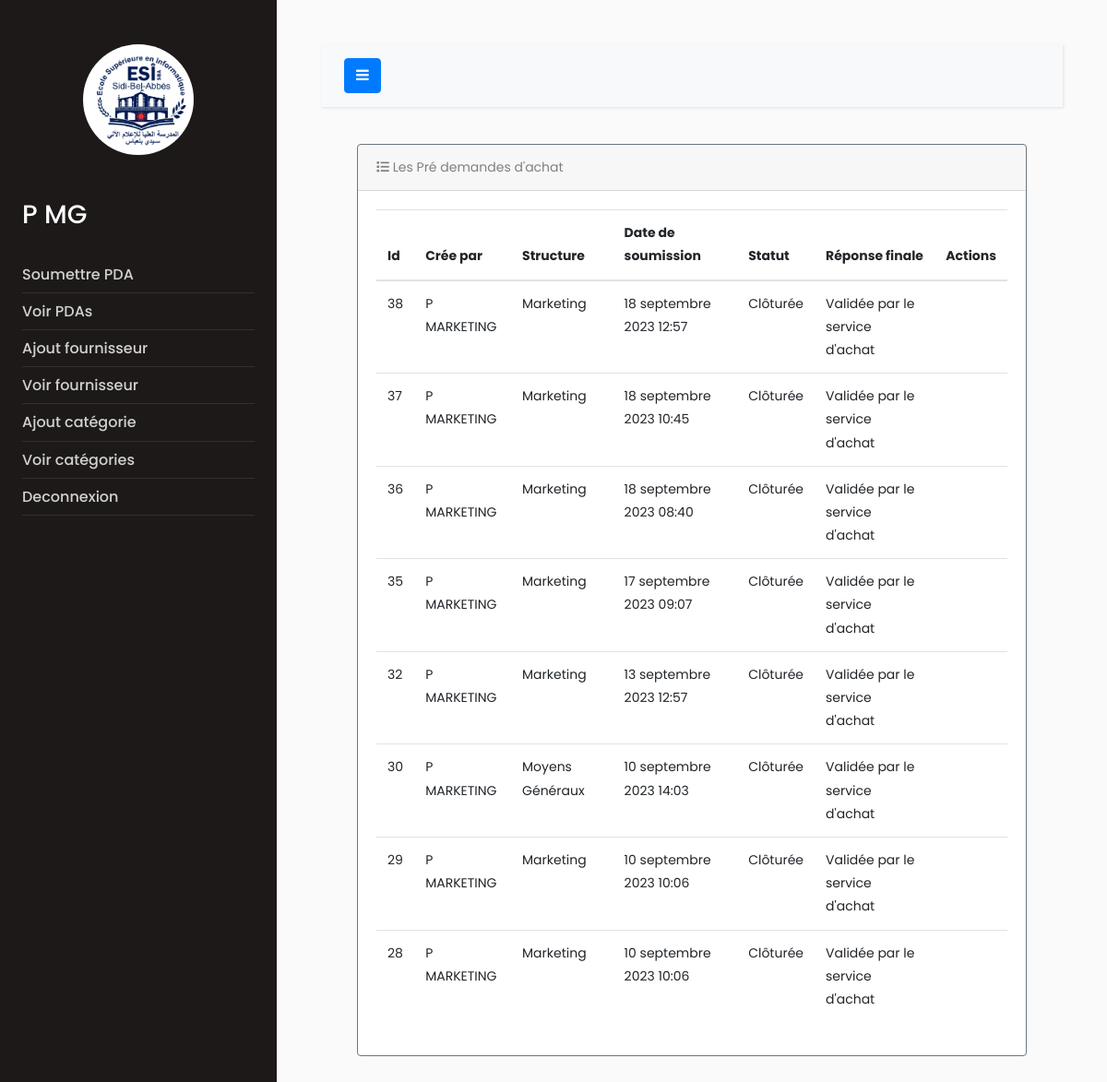
Screenshot of /icosnet/home/ (signed in) with the database file from the repository.
### comptes/models.py (models this page shows, shortened)
class User(AbstractBaseUser, PermissionsMixin):
    first_name = models.CharField(_("Prénom"), max_length=150, blank=False,null=False)
    last_name = models.CharField(_("Nom"), max_length=150, blank=False,null=False)
    email = models.EmailField(_("Adresse e-mail"), blank=False,null=False,unique=True)
    matricule = models.CharField(_("Matricule"), max_length=20, blank=False,null=False)
    is_staff = models.BooleanField(
        _("staff status"),
        default=False,
    )
    is_active = models.BooleanField(
        _("compte activé"),
        default=True,)
    date_joined = models.DateTimeField(_("date joined"), default=timezone.now)
    departement = models.ForeignKey(Structure,on_delete=models.PROTECT,null=False,blank=False,related_name='personnel')
    responsable = models.BooleanField(default=False)
    profile_picture = models.ImageField(upload_to='profile_pics', blank=True, null=True)
    groups = models.ManyToManyField(
        Group,
        verbose_name=_('groups'),
        blank=True,
        related_name='comptes_users',
    )
    user_permissions = models.ManyToManyField(
        Permission,
        verbose_name=_('user permissions'),
        blank=True,
        related_name='comptes_users_permissions',  # Add a related_name to avoid clashes
        help_text=_('Specific permissions for this user.'),
        error_messages={
            'add': _('The permission was not added.'),
            'remove': _('The permission was not removed.'),
        },
    )
    objects = UserManager()
    USERNAME_FIELD = "email"
    REQUIRED_FIELDS = ["first_name","last_name","matricule"]
    class Meta:
        verbose_name = _("utilisateur")
        verbose_name_plural = _("utilisateurs")
    def __str__(self):
        return  self.first_name.capitalize() +' '+self.last_name.upper()

class Structure(models.Model):
    nom = models.CharField(_("nom du département"),max_length=150,blank=False,null=False)
    def __str__(self):
        return self.nom

### core/models.py (models this page shows)
class PreDemande(models.Model):
    class DestinationCompte(models.TextChoices):
        MGX = 'MGX', _('Moyens Généraux')
        INT = 'INT', _('Interconnexions')
    class NatureAchat(models.TextChoices):
        Investissement = '001', _('Investissement')
        Service = '002', _('Service')
        Consommable = '003', _('Consommable')
        Autre = '004', _('Autre')
    class MiseDispo(models.TextChoices):
        Cosommable_interne = '001', _('Consommable interne')
        Revente_client = '002', _('Revente client')
        Stock = '003', _('Stock')
        Autre = '004', _('Autre')
    class AffectationAchat(models.TextChoices):
        Famille_accés_internet = '001', _('Famille accés internet')
        Famille_Communication_unifié = '002', _('Famille Communication unifié')
        Famille_CLOUD = '003', _('Famille CLOUD')
    class Statut(models.TextChoices):
        EN_COURS = '001', _('En cours')
        ANNULEE = '002', _("Annulée par l'utilisateur")
        VALIDEE_DS = '003', _("Validée par le directeur de la structure")
        CLOTUREE = '004', _('Clôturée')
    class Reponse(models.TextChoices):
        REJETEE_DS = '001', _('Rejetée par le directeur de la structure')
        REJETE_SA = '002', _("Rejetée par le service d'achat")
        VALIDEE_SA = '003', _("Validée par le service d'achat")
    destinationCompte = models.CharField(
        _("Compte de Destination"),
        max_length=15,
        choices=DestinationCompte.choices,
        default=DestinationCompte.MGX)
    natureAchat = models.CharField(
        _("Nature de l'Achat"),
        max_length=14,
        choices=NatureAchat.choices,
        default=NatureAchat.Investissement)
    na_autre = models.CharField(max_length=255,null=True,blank=True)
    miseDiso = models.CharField(
        _("mise Dispo"),
        max_length=18,
        choices=MiseDispo.choices,
        default=MiseDispo.Cosommable_interne)
    md_autre = models.CharField(max_length=255,null=True,blank=True)
    affectationAchat = models.CharField(
        _("Affectation de l'Achat"),
        max_length=30,
        choices=AffectationAchat.choices,
        default=AffectationAchat.Famille_accés_internet)
    creee_le = models.DateTimeField(_("date de soumition"), default=timezone.now)
    modifee_le = models.DateTimeField(_("dernière modification"), default=timezone.now)
    cree_par = models.ForeignKey(settings.AUTH_USER_MODEL,on_delete=models.PROTECT,null=True)
    departement = models.ForeignKey(Structure,on_delete=models.PROTECT,null=True)
    statut =  models.CharField(
        _("Statut"),
        max_length=40,
        choices=Statut.choices,
        default=Statut.EN_COURS)
    reponse_finale = models.CharField(
        _("Réponse finale"),
        max_length=40,
        choices=Reponse.choices,null=True,blank=True)

### core/views.py (the view)
# urls.py: path('home/', views.index, name='index'),
def index(request):
    if request.user.is_authenticated:
       user = User.objects.get(pk=request.user.id)
       if user.departement.nom == 'Moyens Généraux':
           predemandes = PreDemande.objects.filter(Q(statut=PreDemande.Statut.VALIDEE_DS) | Q(statut=PreDemande.Statut.CLOTUREE), destinationCompte='MGX').order_by('-creee_le')
       elif user.departement.nom == 'Interconnexions':
            predemandes = PreDemande.objects.filter(Q(statut=PreDemande.Statut.VALIDEE_DS) | Q(statut=PreDemande.Statut.CLOTUREE),destinationCompte='INT').order_by('-creee_le')
       elif user.responsable:
            predemandes = PreDemande.objects.filter(departement=user.departement).order_by('-creee_le')
       else:
            predemandes = PreDemande.objects.filter(cree_par=user).order_by('-creee_le')
       return render(request, 'core/home.html', {'predemandes': predemandes, 'user': user})
    else:
       return render(request, 'comptes/access_denied.html')

### core/templates/core/home.html (shortened to what this page needs)
{% load static %}
<!doctype html>
<html lang="en">
  <head>
    <link rel="stylesheet" href="https://cdnjs.cloudflare.com/ajax/libs/font-awesome/6.4.2/css/all.min.css" />
		<link rel="stylesheet" href="https://stackpath.bootstrapcdn.com/font-awesome/4.7.0/css/font-awesome.min.css">
        <link rel="stylesheet" href="{% static 'core/home.css' %}">
  </head>
  <body>
		<div class="wrapper d-flex align-items-stretch">
			<nav id="sidebar">
				<div class="p-4 pt-5">
		  		<a href="#" class="img logo rounded-circle mb-5" style="background-image: url({{ user.profile_picture.url }});"></a>
                <h3> {{ user.first_name.capitalize }} {{ user.last_name.upper }} <h3>
	        <ul class="list-unstyled components mb-5">
	          <li>
	              <a href="{% url 'core:create_predemande' %}">Soumettre PDA</a>
	          </li>
	          <li>
              <a href="{% url 'core:index' %}">Voir PDAs</a>
	          </li>
            {% if user.departement.nom == 'Moyens Généraux' %}
            <li>
              <a href="{% url 'core:create_fournisseur' %}">Ajout fournisseur</a>
	          </li>
            <li>
              <a href="{% url 'core:list_fournisseurs' %}">Voir fournisseur</a>
	          </li>
            <li>
              <a href="{% url 'core:create_categorie' %}">Ajout catégorie</a>
	          </li>
            <li>
              <a href="{% url 'core:list_categories' %}">Voir catégories</a>
	          </li>
            {% endif %}
	          <li>
              <a href="{% url 'custom_logout' %}">Deconnexion</a>
	          </li>
	        </ul>
	      </div>
    	</nav>
      <div id="content" class="p-4 p-md-5">
        <nav class="navbar navbar-expand-lg navbar-light bg-light">
          <div class="container-fluid">
            <button type="button" id="sidebarCollapse" class="btn btn-primary">
              <i class="fa fa-bars"></i>
            </button>
          </div>
        </nav>
        {%block body%}
        <div class="container-fluid">
          <div class="m-4">
              <div class="row">
                  <div class="col-12">
                      <div class="card border-secondary mb-3" style="ms-4 mb-4">
                          <div class="card-header"> <i class="fa-solid fa-list"></i> Les Pré demandes d'achat </div>
                          <div class="card-body">
                              <div class="table-responsive">
                                  <table class="table table-hover">
                                      <thead>
                                        <tr>
                                          <th scope="col">Id</th>
                                          {% if user.departement.nom == 'Moyens Généraux' or user.departement.nom == 'Interconnexions' or user.responsable %}
                                          <th scope="col">Crée par</th>
                                          {% endif %}
                                          <th scope="col">Structure</th>
                                          <th scope="col"> Date de soumission </th>
                                          <th scope="col">Statut</th>
                                          <th scope="col">Réponse finale</th>
                                          <th scope="col">Actions</th>
                                        </tr>
                                      </thead>
                                      <tbody>
                                      {% for predemande in predemandes %}
                                        <tr>
                                          <td>{{ predemande.id }}</td>
                                          {% if user.departement.nom == 'Moyens Généraux' or user.departement.nom == 'Interconnexions' or user.responsable %}
                                          <td>{{ predemande.cree_par }}</td>
                                          {% endif %}
                                          <td>{{ predemande.departement }}</td>
                                          <td>{{ predemande.creee_le }}</td>
                                          <td>{{ predemande.get_statut_display }}</td>
                                          <td>{{ predemande.get_reponse_finale_display }}</td>
                                      <td>
                                    </td>
                                        </tr>
                                        {% endfor %}
                                      </tbody>
                                    </table>
                              </div>
                          </div>
                        </div>
                  </div>
                 </div>
          </div>
        </div>
        {%endblock%}
      </div>
		</div>
  </body>
</html>

### rows the page displays
User: profile_picture (picture), first_name "P", last_name "MG"
PreDemande: id "38", cree_par "P MARKETING", departement "Marketing", creee_le "18 septembre 2023 12:57", statut "Clôturée", reponse_finale "Validée par le service d'achat"
PreDemande: id "37", cree_par "P MARKETING", departement "Marketing", creee_le "18 septembre 2023 10:45", statut "Clôturée", reponse_finale "Validée par le service d'achat"
PreDemande: id "36", cree_par "P MARKETING", departement "Marketing", creee_le "18 septembre 2023 08:40", statut "Clôturée", reponse_finale "Validée par le service d'achat"
PreDemande: id "35", cree_par "P MARKETING", departement "Marketing", creee_le "17 septembre 2023 09:07", statut "Clôturée", reponse_finale "Validée par le service d'achat"
PreDemande: id "32", cree_par "P MARKETING", departement "Marketing", creee_le "13 septembre 2023 12:57", statut "Clôturée", reponse_finale "Validée par le service d'achat"
PreDemande: id "30", cree_par "P MARKETING", departement "Moyens Généraux", creee_le "10 septembre 2023 14:03", statut "Clôturée", reponse_finale "Validée par le service d'achat"
PreDemande: id "29", cree_par "P MARKETING", departement "Marketing", creee_le "10 septembre 2023 10:06", statut "Clôturée", reponse_finale "Validée par le service d'achat"
PreDemande: id "28", cree_par "P MARKETING", departement "Marketing", creee_le "10 septembre 2023 10:06", statut "Clôturée", reponse_finale "Validée par le service d'achat"
